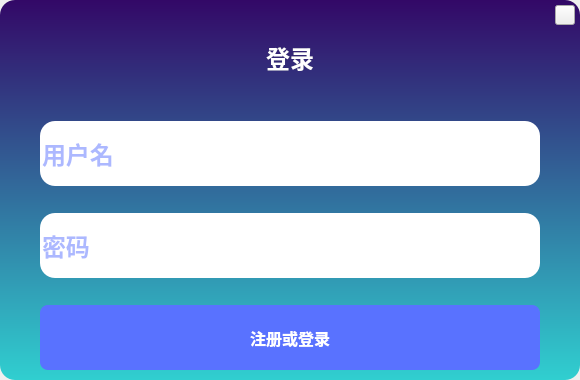
<?xml version="1.0" encoding="UTF-8"?>
<ui version="4.0">
 <class>Login</class>
 <widget class="QWidget" name="Login">
  <property name="geometry">
   <rect>
    <x>0</x>
    <y>0</y>
    <width>580</width>
    <height>380</height>
   </rect>
  </property>
  <property name="sizePolicy">
   <sizepolicy hsizetype="Preferred" vsizetype="Preferred">
    <horstretch>0</horstretch>
    <verstretch>0</verstretch>
   </sizepolicy>
  </property>
  <property name="minimumSize">
   <size>
    <width>580</width>
    <height>15</height>
   </size>
  </property>
  <property name="maximumSize">
   <size>
    <width>580</width>
    <height>381</height>
   </size>
  </property>
  <property name="windowTitle">
   <string>Login</string>
  </property>
  <property name="styleSheet">
   <string notr="true"/>
  </property>
  <layout class="QVBoxLayout" name="verticalLayout_2">
   <property name="spacing">
    <number>0</number>
   </property>
   <property name="leftMargin">
    <number>0</number>
   </property>
   <property name="topMargin">
    <number>0</number>
   </property>
   <property name="rightMargin">
    <number>0</number>
   </property>
   <property name="bottomMargin">
    <number>0</number>
   </property>
   <item>
    <widget class="QFrame" name="frame">
     <property name="minimumSize">
      <size>
       <width>0</width>
       <height>0</height>
      </size>
     </property>
     <property name="maximumSize">
      <size>
       <width>1111</width>
       <height>1111</height>
      </size>
     </property>
     <property name="styleSheet">
      <string notr="true">*{
	font-family: 微软雅黑;
	font-weight: bold;
	color: white;
}
QFrame{
	background-color: qlineargradient(x1:1, y1:1, x2:1, y2:0, stop:0   rgba(48,207,208, 1), stop: 1  rgba(51,8,103, 1));
	border-radius: 15px;
}
QLabel{
	background: transparent;
	font-size: 24px;
}
QPushButton#loginBtn{
	background-color: rgb(89, 114, 255);
	border-radius: 8px;
	font-size: 16px;
}
QPushButton#closeBtn{
	border-image:url(:/images/close.png);
}
QLineEdit{
	background-color: white;
	color: rgb(89, 114, 255);
	border-radius: 15px;
	font-size: 24px
}</string>
     </property>
     <property name="frameShape">
      <enum>QFrame::StyledPanel</enum>
     </property>
     <property name="frameShadow">
      <enum>QFrame::Raised</enum>
     </property>
     <layout class="QVBoxLayout" name="verticalLayout" stretch="0">
      <property name="spacing">
       <number>0</number>
      </property>
      <property name="leftMargin">
       <number>0</number>
      </property>
      <property name="topMargin">
       <number>0</number>
      </property>
      <property name="rightMargin">
       <number>0</number>
      </property>
      <property name="bottomMargin">
       <number>10</number>
      </property>
      <item>
       <layout class="QGridLayout" name="gridLayout" rowstretch="0,2,0,0,0,0,0" columnstretch="0,0,0">
        <property name="bottomMargin">
         <number>0</number>
        </property>
        <property name="verticalSpacing">
         <number>7</number>
        </property>
        <item row="2" column="1">
         <widget class="QLineEdit" name="usernameLine">
          <property name="sizePolicy">
           <sizepolicy hsizetype="Expanding" vsizetype="Fixed">
            <horstretch>0</horstretch>
            <verstretch>0</verstretch>
           </sizepolicy>
          </property>
          <property name="minimumSize">
           <size>
            <width>0</width>
            <height>65</height>
           </size>
          </property>
          <property name="maximumSize">
           <size>
            <width>16777215</width>
            <height>65</height>
           </size>
          </property>
          <property name="text">
           <string/>
          </property>
          <property name="placeholderText">
           <string>用户名</string>
          </property>
         </widget>
        </item>
        <item row="2" column="2">
         <spacer name="horizontalSpacer_2">
          <property name="orientation">
           <enum>Qt::Horizontal</enum>
          </property>
          <property name="sizeType">
           <enum>QSizePolicy::Preferred</enum>
          </property>
          <property name="sizeHint" stdset="0">
           <size>
            <width>40</width>
            <height>20</height>
           </size>
          </property>
         </spacer>
        </item>
        <item row="1" column="2">
         <widget class="QWidget" name="widget" native="true">
          <widget class="QPushButton" name="closeBtn">
           <property name="geometry">
            <rect>
             <x>15</x>
             <y>5</y>
             <width>20</width>
             <height>20</height>
            </rect>
           </property>
           <property name="text">
            <string/>
           </property>
          </widget>
         </widget>
        </item>
        <item row="3" column="1">
         <spacer name="verticalSpacer">
          <property name="orientation">
           <enum>Qt::Vertical</enum>
          </property>
          <property name="sizeType">
           <enum>QSizePolicy::Preferred</enum>
          </property>
          <property name="sizeHint" stdset="0">
           <size>
            <width>20</width>
            <height>20</height>
           </size>
          </property>
         </spacer>
        </item>
        <item row="5" column="1">
         <spacer name="verticalSpacer_2">
          <property name="orientation">
           <enum>Qt::Vertical</enum>
          </property>
          <property name="sizeType">
           <enum>QSizePolicy::Preferred</enum>
          </property>
          <property name="sizeHint" stdset="0">
           <size>
            <width>20</width>
            <height>20</height>
           </size>
          </property>
         </spacer>
        </item>
        <item row="6" column="1">
         <widget class="QPushButton" name="loginBtn">
          <property name="sizePolicy">
           <sizepolicy hsizetype="Minimum" vsizetype="Preferred">
            <horstretch>0</horstretch>
            <verstretch>0</verstretch>
           </sizepolicy>
          </property>
          <property name="minimumSize">
           <size>
            <width>0</width>
            <height>65</height>
           </size>
          </property>
          <property name="maximumSize">
           <size>
            <width>16777215</width>
            <height>65</height>
           </size>
          </property>
          <property name="font">
           <font>
            <family>微软雅黑</family>
            <pointsize>-1</pointsize>
            <bold>true</bold>
           </font>
          </property>
          <property name="text">
           <string>注册或登录</string>
          </property>
         </widget>
        </item>
        <item row="4" column="1">
         <widget class="QLineEdit" name="passwdLine">
          <property name="sizePolicy">
           <sizepolicy hsizetype="Preferred" vsizetype="Fixed">
            <horstretch>0</horstretch>
            <verstretch>0</verstretch>
           </sizepolicy>
          </property>
          <property name="minimumSize">
           <size>
            <width>0</width>
            <height>65</height>
           </size>
          </property>
          <property name="maximumSize">
           <size>
            <width>16777215</width>
            <height>65</height>
           </size>
          </property>
          <property name="echoMode">
           <enum>QLineEdit::Password</enum>
          </property>
          <property name="placeholderText">
           <string>密码</string>
          </property>
         </widget>
        </item>
        <item row="1" column="1">
         <widget class="QLabel" name="label">
          <property name="text">
           <string>登录</string>
          </property>
          <property name="alignment">
           <set>Qt::AlignCenter</set>
          </property>
         </widget>
        </item>
        <item row="2" column="0">
         <spacer name="horizontalSpacer_3">
          <property name="orientation">
           <enum>Qt::Horizontal</enum>
          </property>
          <property name="sizeType">
           <enum>QSizePolicy::Preferred</enum>
          </property>
          <property name="sizeHint" stdset="0">
           <size>
            <width>40</width>
            <height>20</height>
           </size>
          </property>
         </spacer>
        </item>
       </layout>
      </item>
     </layout>
    </widget>
   </item>
  </layout>
 </widget>
 <resources/>
 <connections/>
</ui>
